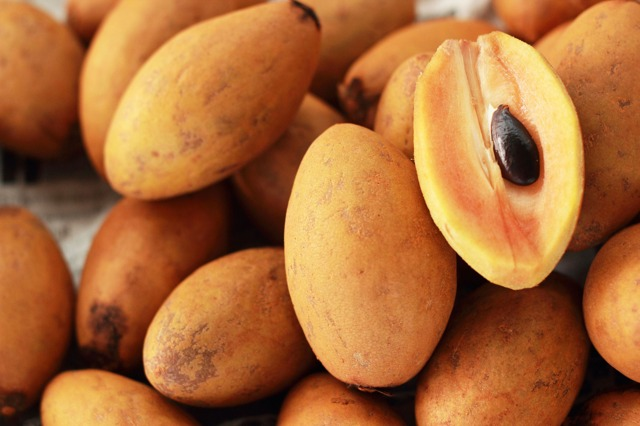
#> input picture images/fruit_001.jpg, 640 x 426 px; its folder holds only this picture in this run
$ python 02_ground_truth.py
#> lines starting #> are read from the running program, lines starting #| are printed output that depends on the picture; after the words box and inside, x2 and y2 are one past the last pixel; in counts of white or black regions, pixels touching at a corner belong together
"""
Step 2: Create Ground Truth masks (since none were provided)
Method: GrabCut (semi-automatic) seeded with a rectangle that assumes
the fruit (object of interest) is roughly centered, with a margin from
the border. This gives a reasonable approximate ground-truth mask for
"object (positive=1) vs background (negative=0)" without manual pixel
labeling of 50 images by hand.

Output: gt/<name>_gt.png  (0/255 binary mask, 255 = fruit/foreground)
"""
import os
import cv2
import numpy as np

# --- ตั้งค่าพื้นฐาน ---
IMG_DIR = "images"   # ดึงภาพ input จากโฟลเดอร์นี้ (ต้องมาจาก 01_prepare.py มาก่อนแล้ว)
GT_DIR = "gt"         # ผลลัพธ์ ground-truth mask จะเซฟไว้ที่นี่
os.makedirs(GT_DIR, exist_ok=True)   # สร้างโฟลเดอร์ gt/ ถ้ายังไม่มี

MARGIN_RATIO = 0.06  # rectangle margin from border as fraction of image size
                      # -> ตัวเลขนี้กำหนดว่า "กรอบเริ่มต้น" ที่บอก GrabCut ว่าวัตถุน่าจะอยู่ตรงไหน
                      #    เว้นขอบจากทุกด้าน 6% ของขนาดภาพ (สมมติว่าวัตถุอยู่กลางภาพ)

# ดึงรายชื่อไฟล์ทั้งหมดจาก images/ (มาจาก output ของ 01_prepare.py)
files = sorted(os.listdir(IMG_DIR))
for f in files:
    img = cv2.imread(os.path.join(IMG_DIR, f))  # อ่านภาพสีจริงจาก images/<f>
#> img is the input picture: shape (426, 640, 3); mean B, G, R 55.5, 106.4, 170.9
    h, w = img.shape[:2]                          # ขนาดภาพ (สูง, กว้าง)
#> h = 426; w = 640

    # คำนวณกรอบสี่เหลี่ยม (rect) ที่ใช้เป็น "จุดเริ่มต้น" ให้ GrabCut เดาว่าข้างในกรอบ
    # น่าจะเป็นวัตถุ (foreground) ข้างนอกกรอบน่าจะเป็นพื้นหลัง
    mx = int(w * MARGIN_RATIO)
#> mx = 38
    my = int(h * MARGIN_RATIO)
#> my = 25
    rect = (mx, my, w - 2 * mx, h - 2 * my)
#> rect = (38, 25, 564, 376)

    mask = np.zeros((h, w), np.uint8)              # mask เปล่าที่ GrabCut จะเขียนผลลัพธ์ลงไป
    bgdModel = np.zeros((1, 65), np.float64)        # ตัวแปรภายในของ GrabCut (โมเดลสีพื้นหลัง)
    fgdModel = np.zeros((1, 65), np.float64)        # ตัวแปรภายในของ GrabCut (โมเดลสีวัตถุ)

    # เผื่อไว้กรณี GrabCut ทำงานพลาด: ให้ "ทั้งหมดในกรอบ rect" เป็น foreground ไปเลย
    fallback = np.zeros((h, w), np.uint8)
    fallback[my:h - my, mx:w - mx] = 255

    try:
        # รันอัลกอริทึม GrabCut จริง (8 iterations) โดยใช้ img (สี) + rect (กรอบเริ่มต้น) เป็น input
        cv2.grabCut(img, mask, rect, bgdModel, fgdModel, 8, cv2.GC_INIT_WITH_RECT)
        # แปลผลลัพธ์จาก GrabCut (มี 4 ค่า: FGD, BGD, PR_FGD, PR_BGD) ให้เหลือ 0/255 แบบง่าย
        gt = np.where((mask == cv2.GC_FGD) | (mask == cv2.GC_PR_FGD), 255, 0).astype(np.uint8)
        fg_ratio = gt.mean() / 255.0   # สัดส่วนพื้นที่ foreground ต่อภาพทั้งหมด (0.0-1.0)
#> fg_ratio = 0.257
        # GrabCut sometimes degenerates on images where the fruit fills almost
        # the whole frame (no real background to learn from). In that case its
        # foreground estimate becomes too small/too large to be usable, so we
        # fall back to "everything inside the rectangle is foreground".
        if fg_ratio < 0.15 or fg_ratio > 0.97:
            print(f"{f}: GrabCut degenerate (fg={fg_ratio:.2f}) -> fallback rect")
            gt = fallback   # ผลลัพธ์ GrabCut ดูผิดปกติเกินไป -> ใช้ fallback แทน
    except cv2.error as e:
        print("GrabCut failed on", f, "-> fallback to full rect", e)
        gt = fallback   # GrabCut error ตรงๆ (เช่น ภาพเสีย) -> ใช้ fallback แทนเช่นกัน

    # light cleanup: fill small holes, keep largest component
    # หา contour (เส้นขอบ) ทั้งหมดใน mask ที่ได้ แล้วเก็บไว้เฉพาะก้อนที่ใหญ่ที่สุด
    # (ตัด noise เล็กๆ ที่หลุดออกมาทิ้ง ก่อนเซฟเป็น ground truth จริง)
    contours, _ = cv2.findContours(gt, cv2.RETR_EXTERNAL, cv2.CHAIN_APPROX_SIMPLE)
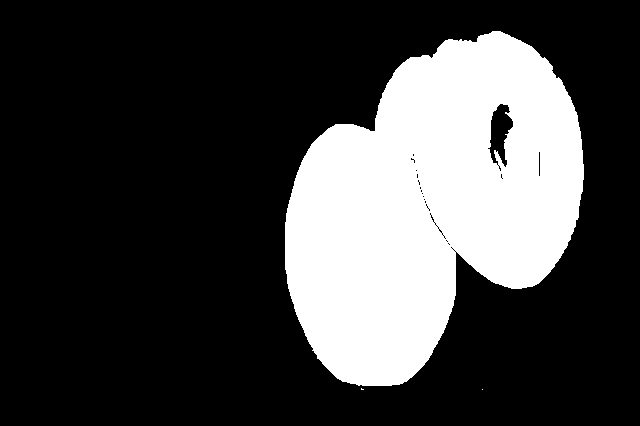
#> gt: shape (426, 640); 25.7% white; 3 white regions (2 under 20 px), largest, box (x1, y1, x2, y2) and area: (285, 31, 584, 386) 70063
    if contours:
        biggest = max(contours, key=cv2.contourArea)   # เลือก contour ที่มีพื้นที่มากสุด
        clean = np.zeros_like(gt)
        cv2.drawContours(clean, [biggest], -1, 255, thickness=cv2.FILLED)  # ระบายก้อนนั้นให้เต็ม (เติมรู)
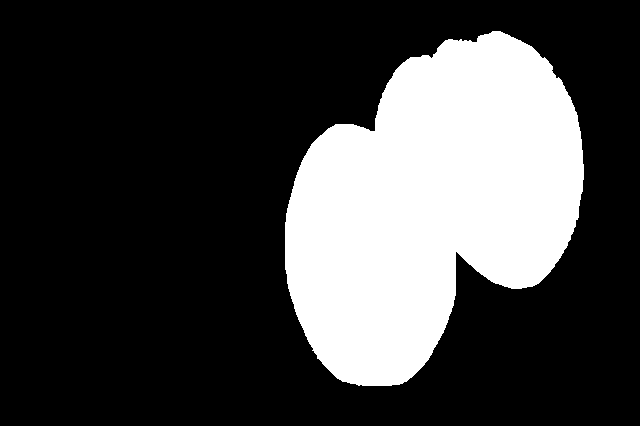
#> clean: shape (426, 640); 26.1% white; 1 white region, box (x1, y1, x2, y2) and area: (285, 31, 584, 386) 71042
        gt = clean

    # เซฟผลลัพธ์ ground truth mask -> gt/<ชื่อไฟล์>_gt.png (0=พื้นหลัง, 255=ผลไม้)
    out_name = f.replace(".jpg", "_gt.png")
    cv2.imwrite(os.path.join(GT_DIR, out_name), gt)

print(f"Ground truth masks created for {len(files)} images -> {GT_DIR}/")

$ run again, on images/fruit_002.jpg
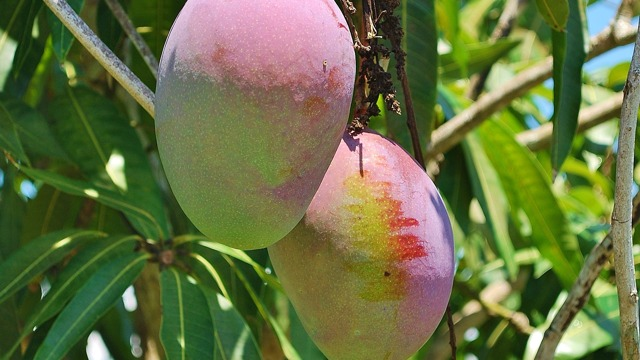
#> input picture images/fruit_002.jpg, 640 x 360 px
#> img is the input picture: shape (360, 640, 3); mean B, G, R 68.3, 114.1, 104.5
#> `contours, _ = cv2.findContours(gt, cv2.RETR_EXTERNAL, cv2.CHAIN_APPROX..`:
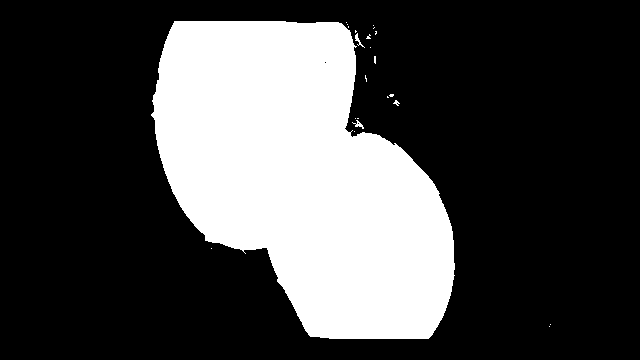
#> gt: shape (360, 640); 28.4% white; 23 white regions (19 under 20 px), largest, box (x1, y1, x2, y2) and area: (151, 21, 455, 339) 65274, (355, 33, 365, 48) 40, (352, 120, 364, 129) 39, (393, 100, 400, 106) 20
#> `cv2.drawContours(clean, [biggest], -1, 255, thickness=cv2.FILLED)`:
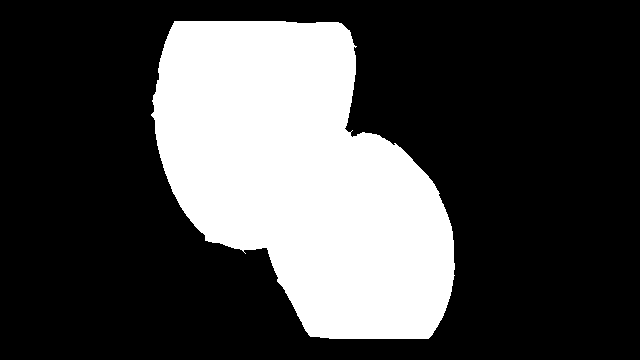
#> clean: shape (360, 640); 28.3% white; 1 white region, box (x1, y1, x2, y2) and area: (151, 21, 455, 339) 65275
